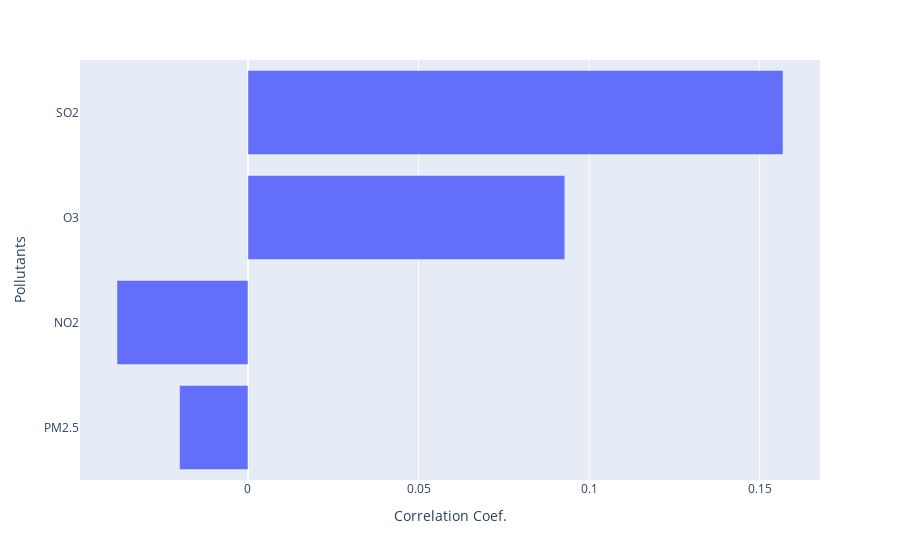

The code cell stored with this chart in its notebook:
### Markdown cell above
### Air Pollutant type vs Pearson product-moment correlation coefficients

(Should we include any more descriptive plot before directly implementing the machine learning model?)

### Code cell
corr1=np.corrcoef(data.PM2_5,data.asthma_hosp)[0][1]
corr2=np.corrcoef(data.NO2,data.asthma_hosp)[0][1]
corr3=np.corrcoef(data.O3,data.asthma_hosp)[0][1]
corr4=np.corrcoef(data.SO2,data.asthma_hosp)[0][1]

corr_df=pd.DataFrame({'Pollutants':['PM2.5','NO2','O3','SO2'],'Correlation Coef.':[corr1,corr2,corr3,corr4]})

import plotly.express as px
fig = px.bar(corr_df,y='Pollutants',x='Correlation Coef.')
fig.show()

### Figure 1 — Plotly figure (JSON) as saved in the notebook; plotly's stock layout.template omitted (floating-point values rounded to 4 significant figures)
{"data": [{"alignmentgroup": "True", "hovertemplate": "Correlation Coef.=%{x}<br>Pollutants=%{y}<extra></extra>", "legendgroup": "", "marker": {"color": "#636efa", "pattern": {"shape": ""}}, "name": "", "offsetgroup": "", "orientation": "h", "showlegend": false, "textposition": "auto", "type": "bar", "x": [-0.02004, -0.03839, 0.09288, 0.1568], "xaxis": "x", "y": ["PM2.5", "NO2", "O3", "SO2"], "yaxis": "y"}], "layout": {"barmode": "relative", "legend": {"tracegroupgap": 0}, "margin": {"t": 60}, "xaxis": {"anchor": "y", "domain": [0, 1], "title": {"text": "Correlation Coef."}}, "yaxis": {"anchor": "x", "domain": [0, 1], "title": {"text": "Pollutants"}}}}
